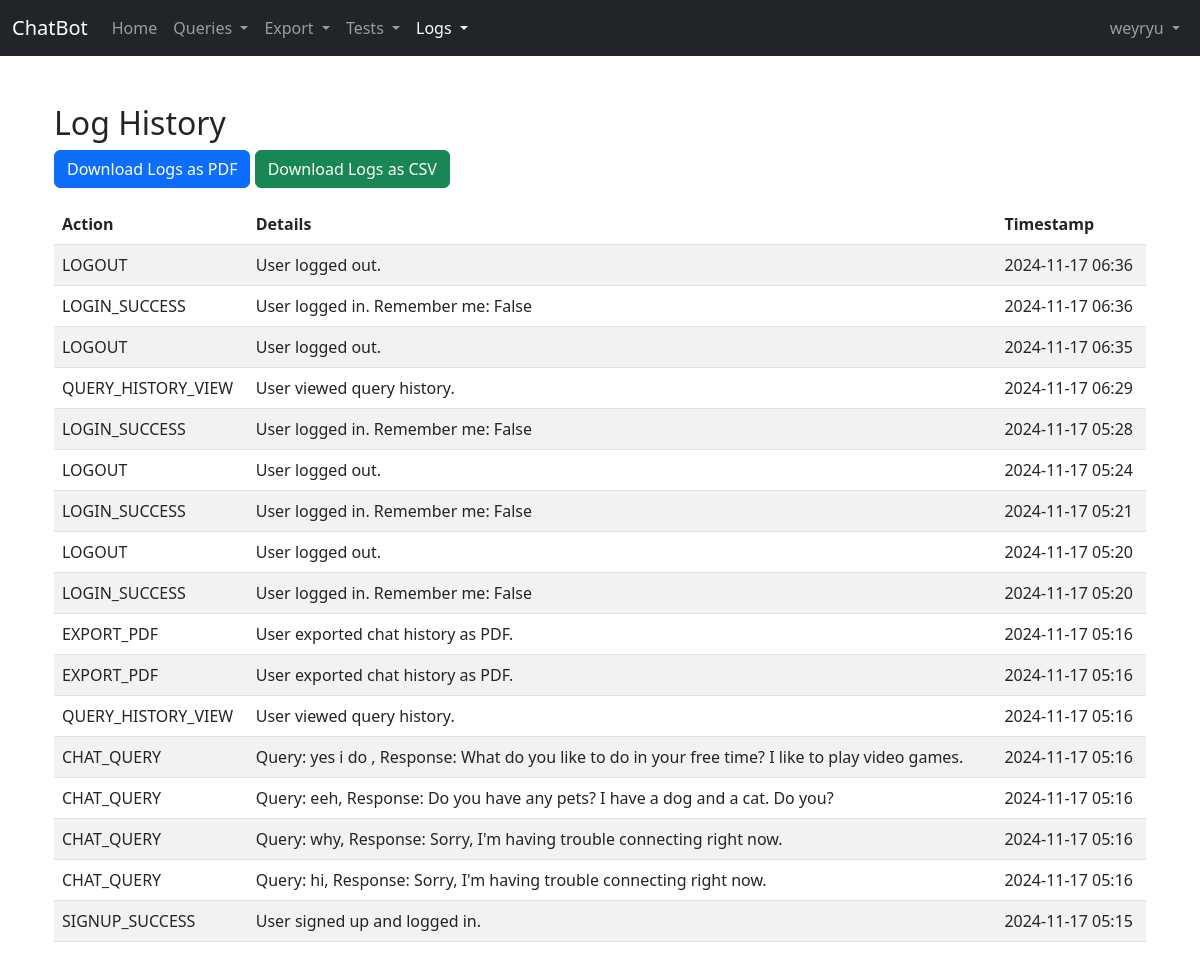
The app's page /logs/own/ (signed in) with its own data.
### myapp/models.py (models this page shows, shortened)
class ActionLog(models.Model):
    user = models.ForeignKey(User, on_delete=models.SET_NULL, null=True, blank=True)  # Retain logs as anonymous
    action_type = models.CharField(max_length=20)  # Now accepts action type up to 20 characters
    details = models.TextField(blank=True, null=True)  # Additional details (optional)
    timestamp = models.DateTimeField(auto_now_add=True)

### myapp/views.py (the view)
# urls.py: path('logs/own/', views.view_own_logs, name='view_own_logs'),
@login_required
def view_own_logs(request):
    logs = ActionLog.objects.filter(user=request.user).order_by('-timestamp')
    return render(request, 'view_own_logs.html', {'logs': logs})

### templates/view_own_logs.html (shortened to what this page needs)
{% extends 'base.html' %}
{% block content %}
<div class="container mt-4">
    <h2>Log History</h2>
    <div class="mb-3">
        <a href="{% url 'export_pdf_logs' %}" class="btn btn-primary">Download Logs as PDF</a>
        <a href="{% url 'export_csv_logs' %}" class="btn btn-success">Download Logs as CSV</a>
    </div>
    <table class="table table-striped">
        <thead>
            <tr>
                <th>Action</th>
                <th>Details</th>
                <th>Timestamp</th>
            </tr>
        </thead>
        <tbody>
            {% for log in logs %}
            <tr>
                <td>{{ log.action_type }}</td>
                <td>{{ log.details }}</td>
                <td>{{ log.timestamp|date:"Y-m-d H:i" }}</td>
            </tr>
            {% empty %}
            <tr>
                <td colspan="3" class="text-center">No logs available.</td>
            </tr>
            {% endfor %}
        </tbody>
    </table>
</div>
{% endblock %}

### templates/base.html (shortened to what this page needs)
{% load static %}
<!DOCTYPE html>
<html lang="en">
<head>
    <link rel="stylesheet" href="https://cdn.jsdelivr.net/npm/bootstrap@5.3.0/dist/css/bootstrap.min.css">
    <link rel="stylesheet" type="text/css" href="{% static 'css/style.css' %}">
</head>
<body>
    <nav class="navbar navbar-expand-lg navbar-dark bg-dark">
        <div class="container-fluid">
            <a class="navbar-brand" href="{% url 'home' %}">ChatBot</a>
            <div class="collapse navbar-collapse" id="navbarNavDropdown">
                <ul class="navbar-nav">
                    <li class="nav-item">
                        <a class="nav-link {% if request.path == '/' or request.path == '/home/' %}active{% endif %}" href="{% url 'home' %}">Home</a>
                    </li>
                    <li class="nav-item dropdown">
                        <a class="nav-link dropdown-toggle {% if 'query' in request.path %}active{% endif %}" href="#" role="button" data-bs-toggle="dropdown" aria-expanded="false">
                            Queries
                        </a>
                    </li>
                    <li class="nav-item dropdown">
                        <a class="nav-link dropdown-toggle {% if 'export' in request.path or 'export_csv' in request.path %}active{% endif %}" href="#" role="button" data-bs-toggle="dropdown" aria-expanded="false">
                            Export
                        </a>
                    </li>
                    <li class="nav-item dropdown">
                        <a class="nav-link dropdown-toggle {% if 'test_results' in request.path %}active{% endif %}" href="#" role="button" data-bs-toggle="dropdown" aria-expanded="false">
                            Tests
                        </a>
                    </li>
                    <li class="nav-item dropdown">
                        <a class="nav-link dropdown-toggle {% if 'logs' in request.path %}active{% endif %}" href="#" role="button" data-bs-toggle="dropdown" aria-expanded="false">
                            Logs
                        </a>
                    </li>
                </ul>
                <ul class="navbar-nav ms-auto">
                    <li class="nav-item dropdown">
                        {% if user.is_authenticated %}
                            <a class="nav-link dropdown-toggle" href="#" id="userDropdown" role="button" data-bs-toggle="dropdown" aria-expanded="false">
                                {{ user.username }}
                            </a>
                        {% endif %}
                    </li>
                </ul>
            </div>
        </div>
    </nav>
    <div class="container mt-5">
        {% block content %}
        {% endblock %}
    </div>
</body>
</html>

### static/css/style.css (style rules this page uses)
::placeholder { color: #ffffff; opacity: 1; }

### records on screen
ActionLog: action_type "LOGOUT", details "User logged out.", timestamp "2024-11-17 06:36"
ActionLog: action_type "LOGIN_SUCCESS", details "User logged in. Remember me: False", timestamp "2024-11-17 06:36"
ActionLog: action_type "LOGOUT", details "User logged out.", timestamp "2024-11-17 06:35"
ActionLog: action_type "QUERY_HISTORY_VIEW", details "User viewed query history.", timestamp "2024-11-17 06:29"
ActionLog: action_type "LOGIN_SUCCESS", details "User logged in. Remember me: False", timestamp "2024-11-17 05:28"
ActionLog: action_type "LOGOUT", details "User logged out.", timestamp "2024-11-17 05:24"
ActionLog: action_type "LOGIN_SUCCESS", details "User logged in. Remember me: False", timestamp "2024-11-17 05:21"
ActionLog: action_type "LOGOUT", details "User logged out.", timestamp "2024-11-17 05:20"
ActionLog: action_type "LOGIN_SUCCESS", details "User logged in. Remember me: False", timestamp "2024-11-17 05:20"
ActionLog: action_type "EXPORT_PDF", details "User exported chat history as PDF.", timestamp "2024-11-17 05:16"
ActionLog: action_type "EXPORT_PDF", details "User exported chat history as PDF.", timestamp "2024-11-17 05:16"
ActionLog: action_type "QUERY_HISTORY_VIEW", details "User viewed query history.", timestamp "2024-11-17 05:16"
ActionLog: action_type "CHAT_QUERY", details "Query: yes i do , Response: What do you like to do in your free time? I like to play video games.", timestamp "2024-11-17 05:16"
ActionLog: action_type "CHAT_QUERY", details "Query: eeh, Response: Do you have any pets? I have a dog and a cat. Do you?", timestamp "2024-11-17 05:16"
ActionLog: action_type "CHAT_QUERY", details "Query: why, Response: Sorry, I'm having trouble connecting right now.", timestamp "2024-11-17 05:16"
ActionLog: action_type "CHAT_QUERY", details "Query: hi, Response: Sorry, I'm having trouble connecting right now.", timestamp "2024-11-17 05:16"
ActionLog: action_type "SIGNUP_SUCCESS", details "User signed up and logged in.", timestamp "2024-11-17 05:15"

### other values on screen
{{ user.username }} "weyryu"
